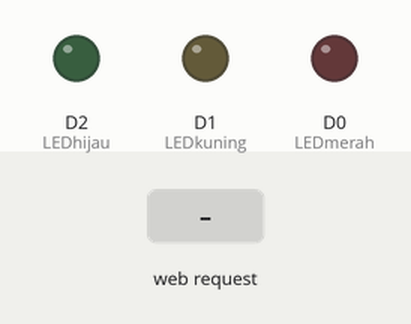
The program below on a simulated ESP8266 (NodeMCU). Parts: output pins drawn as LEDs (lit = HIGH). The test bench sets the inputs (shaded band). WiFi joins after 1.5 s; servers stay silent unless stated; what the program prints to the serial monitor is not drawn.

Above: at 2.7 s.
2.8 s: HTTP request GET /LED1ON received
At 3.4 s:
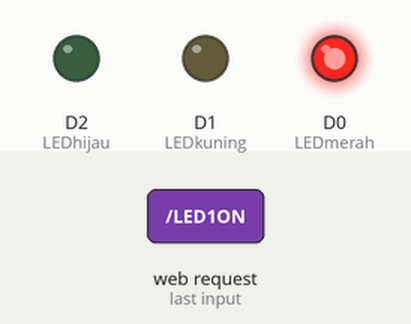
4.3 s: HTTP request GET /LED2ON received
At 5.5 s:
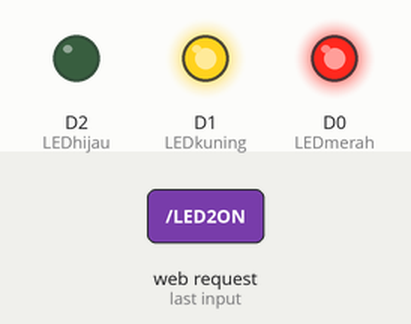
5.8 s: HTTP request GET /LED3ON received
At 6.9 s:
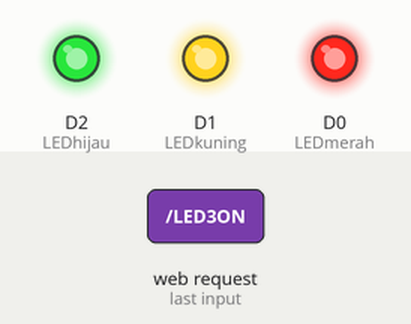
7.3 s: HTTP request GET /LED1OFF received
At 8.0 s:
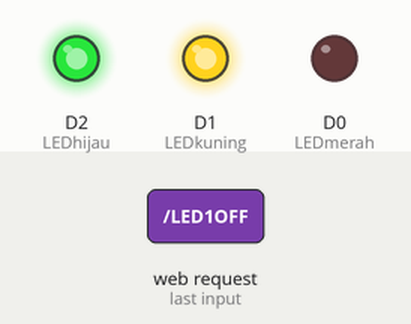
8.8 s: HTTP request GET /LED2OFF received
At 9.2 s:
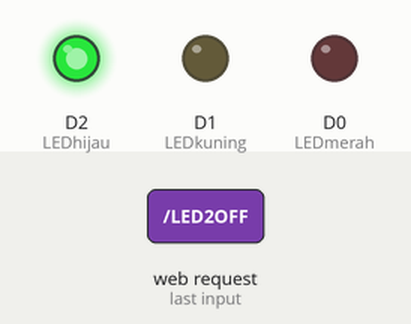
10.3 s: HTTP request GET /LED3OFF received
At 11.5 s:
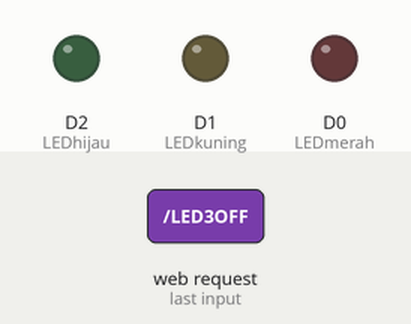
Timing chart, 0 to 12.8 s (numbered marks = the images above; inputs shaded):
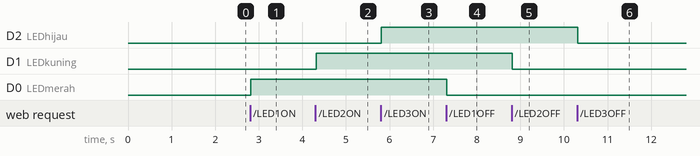

The program:

main.cpp
```cpp
#include <Arduino.h>
#include <ESPAsyncWebServer.h>
#include <ESP8266WiFi.h>

// put function declarations here:
const char *ssid = "TEKNIK UNSOED D3";
const char *password = "";

String website;
AsyncWebServer server(80);

int LEDmerah = D0;
int LEDkuning = D1;
int LEDhijau = D2;

void setup()
{
  // put your setup code here, to run once:
  pinMode(LEDmerah, OUTPUT);
  pinMode(LEDkuning, OUTPUT);
  pinMode(LEDhijau, OUTPUT);
  Serial.begin(9600);
  delay(10);

  // setting mode station
  Serial.print("Connecting to ");
  Serial.println(ssid);

  WiFi.mode(WIFI_STA);
  WiFi.begin(ssid, password);

  while (WiFi.status() != WL_CONNECTED)
  {
    delay(300);
    Serial.print(".");
  }

  Serial.println("");
  Serial.println("WiFi connected");
  Serial.print("IP address: ");
  Serial.println(WiFi.localIP());

  website += "<h1> Web Control ESP8266</h1>";
  website += "<p>LED 1: ";
  website += "<a href=\"LED1ON\"\"><button>ON</button></a><a     href=\"LED1OFF\"\"><button>OFF</button></a></p><br>";
  website += "<p>LED 2: ";
  website += "<a href=\"LED2ON\"\"><button>ON</button></a><a href=\"LED2OFF\"\"><button>OFF</button></a></p><br>";
  website += "<p>LED 3: ";
  website += "<a href=\"LED3ON\"\"><button>ON</button></a><a href=\"LED3OFF\"\"><button>OFF</button></a></p>";

  server.on("/", HTTP_GET, [](AsyncWebServerRequest *request)
            { request->send(200, "text/html", website); });

  server.on("/LED1ON", HTTP_GET, [](AsyncWebServerRequest *request)
            {
    digitalWrite(LEDmerah, HIGH);
    request->send(200, "text/html", website); });

  server.on("/LED2ON", HTTP_GET, [](AsyncWebServerRequest *request)
            {
    digitalWrite(LEDkuning, HIGH);
    request->send(200, "text/html", website); });

  server.on("/LED3ON", HTTP_GET, [](AsyncWebServerRequest *request)
            {
    digitalWrite(LEDhijau, HIGH);
    request->send(200, "text/html", website); });

  server.on("/LED1OFF", HTTP_GET, [](AsyncWebServerRequest *request)
            {
    digitalWrite(LEDmerah, LOW);
    request->send(200, "text/html", website); });

  server.on("/LED2OFF", HTTP_GET, [](AsyncWebServerRequest *request)
            {
    digitalWrite(LEDkuning, LOW);
    request->send(200, "text/html", website); });

  server.on("/LED3OFF", HTTP_GET, [](AsyncWebServerRequest *request)
            {
    digitalWrite(LEDhijau, LOW);
    request->send(200, "text/html", website); });

  server.begin();
}

void loop()
{
  // put your main code here, to run repeatedly:
}
```

Measured:
- after the input at 2.8 s, D0 (LEDmerah): LOW → HIGH at once
- after the input at 4.3 s, D1 (LEDkuning): LOW → HIGH at once
- after the input at 5.8 s, D2 (LEDhijau): LOW → HIGH at once
- after the input at 7.3 s, D0 (LEDmerah): HIGH → LOW at once
- after the input at 8.8 s, D1 (LEDkuning): HIGH → LOW at once
- after the input at 10.3 s, D2 (LEDhijau): HIGH → LOW at once
